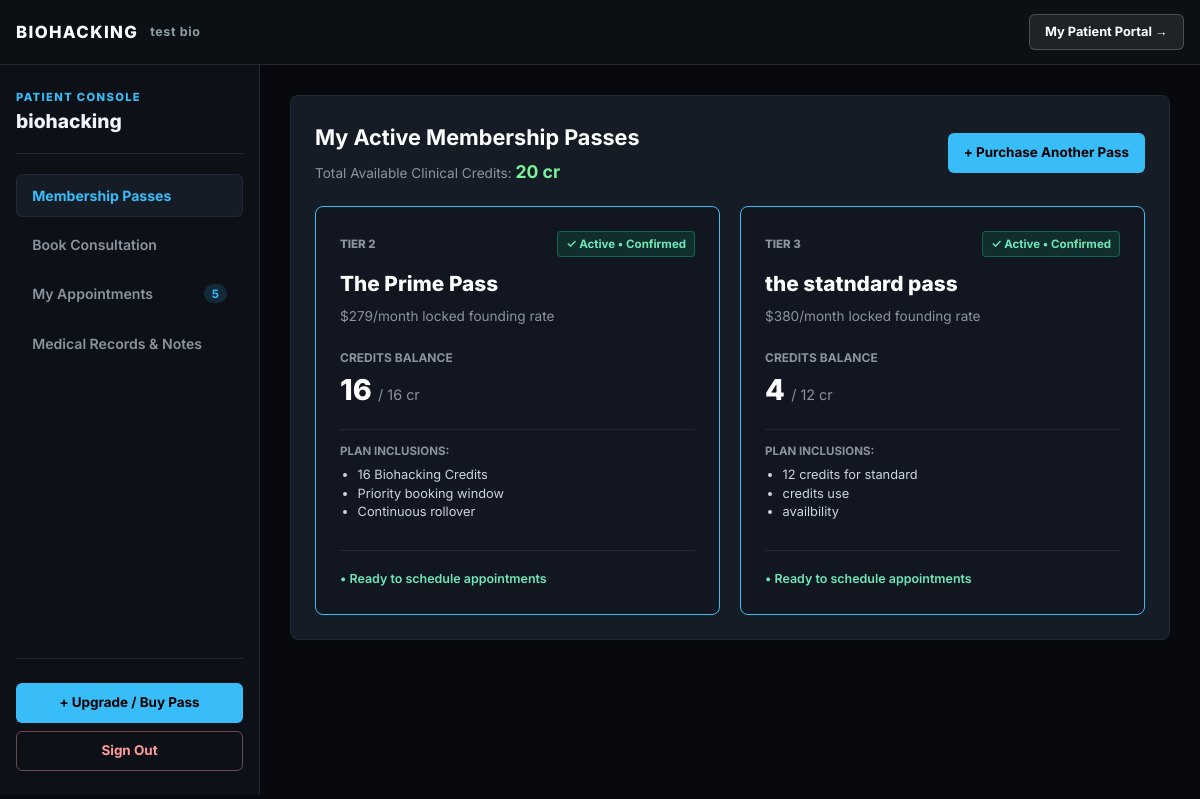
/dashboard/member/?org=bio-hacking (signed in), run on an earlier commit of the app's database.
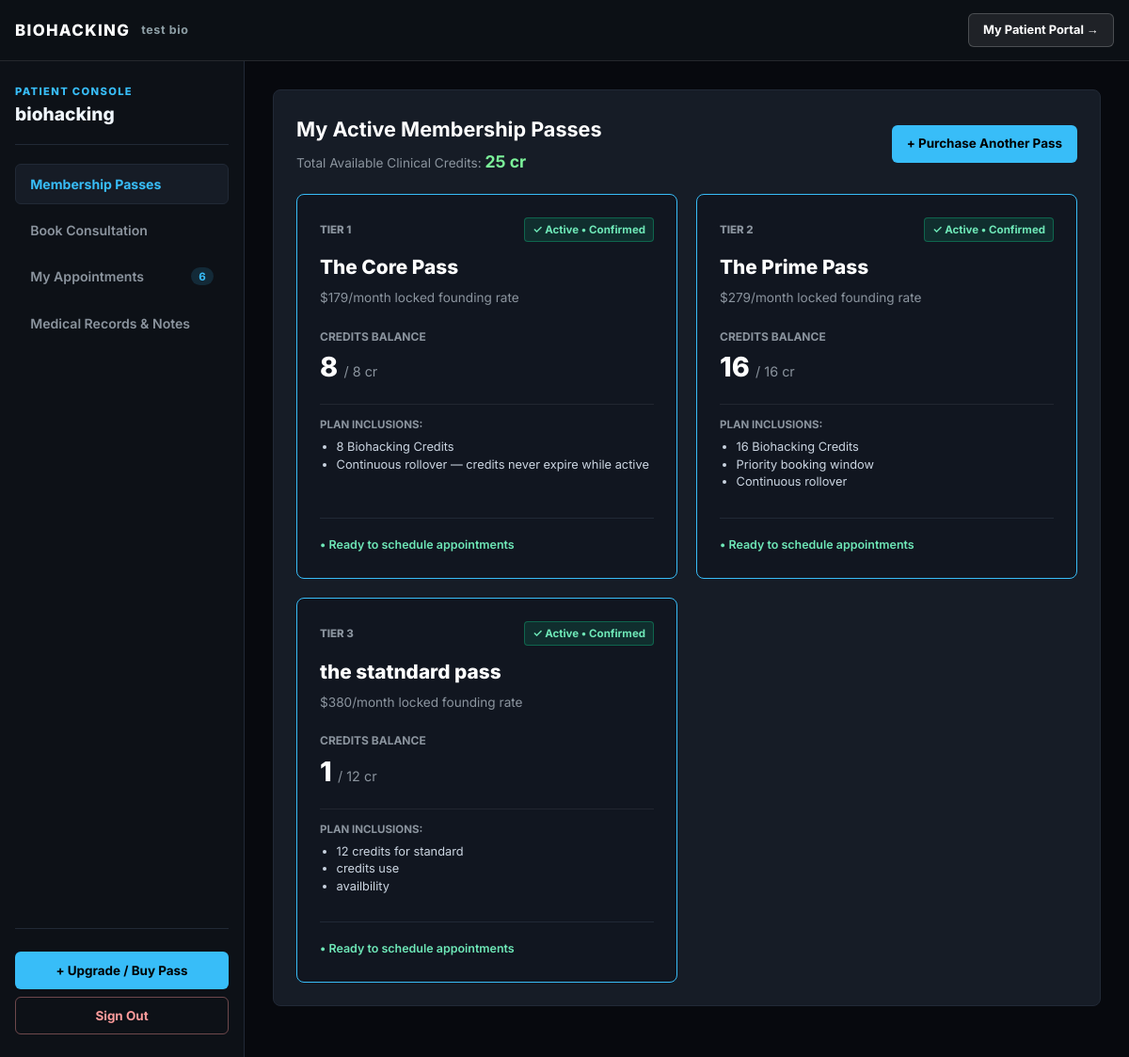
And on a later commit of the database.
### memberships/models.py (models this page shows, shortened)
class Membership(models.Model):
    STATUS_CHOICES = (
        ('active', 'Active'),
        ('pending_deposit', 'Pending Admin Approval (Paid)'),
        ('unpaid', 'Payment Required (Unpaid)'),
        ('canceled', 'Canceled'),
    )
    id = models.UUIDField(primary_key=True, default=uuid.uuid4, editable=False)
    organization = models.ForeignKey(Organization, on_delete=models.CASCADE)
    user = models.ForeignKey(User, on_delete=models.CASCADE, related_name='memberships')
    plan = models.ForeignKey(MembershipPlan, on_delete=models.CASCADE)
    status = models.CharField(max_length=20, choices=STATUS_CHOICES, default='unpaid')
    credit_balance = models.IntegerField(default=0)
    created_at = models.DateTimeField(auto_now_add=True)

class MembershipPlan(models.Model):
    id = models.UUIDField(primary_key=True, default=uuid.uuid4, editable=False)
    organization = models.ForeignKey(Organization, on_delete=models.CASCADE, related_name='plans')
    tier_label = models.CharField(max_length=60, default="TIER 1", help_text="e.g. TIER 1, TIER 2, TIER 4 - EXECUTIVE")
    name = models.CharField(max_length=120)  # Core Pass, Prime Pass, etc.
    standard_rate = models.DecimalField(max_digits=8, decimal_places=2, default=199.00)
    rate_monthly = models.DecimalField(max_digits=8, decimal_places=2)  # Founding rate: 179.00
    credits_per_period = models.PositiveIntegerField()
    deposit_amount = models.DecimalField(max_digits=8, decimal_places=2, default=100.00)
    is_featured = models.BooleanField(default=False)
    inclusions = models.JSONField(default=list)
    allotments = models.JSONField(default=dict)
    stripe_customer_id = models.CharField(max_length=255, blank=True, null=True)
    stripe_subscription_id = models.CharField(max_length=255, blank=True, null=True)

### tenancy/views_dashboards.py (the view)
# urls.py: path('dashboard/member/', member_dashboard_view, name='member_dashboard'),
@login_required
def member_dashboard_view(request):
    user = request.user
    tenant = getattr(request, 'tenant', None)
    org_slug = request.GET.get('org')
    if not tenant and org_slug:
        tenant = Organization.objects.filter(slug=org_slug).first()
    all_user_memberships = Membership.objects.filter(
        user=user,
        organization=tenant
    ).select_related('plan').order_by('-created_at')
    active_memberships = all_user_memberships.filter(status='active')
    total_active_credits = sum(m.credit_balance for m in active_memberships)
    primary_membership = active_memberships.first() or all_user_memberships.first()
    bookings = Booking.objects.filter(
        membership__user=user,
        organization=tenant
    ).select_related('resource', 'doctor').prefetch_related('clinical_note').order_by('-start_time')
    available_plans = MembershipPlan.objects.filter(organization=tenant).order_by('rate_monthly')
    resources = Resource.objects.filter(organization=tenant, is_active=True).order_by('name')
    doctors = UserProfile.objects.filter(
        organization=tenant,
        role='doctor'
    ).select_related('user')
    if not doctors.exists():
        doctors = UserProfile.objects.filter(role='doctor').select_related('user')
    context = {
        'membership': primary_membership,
        'all_user_memberships': all_user_memberships,
        'total_active_credits': total_active_credits,
        'bookings': bookings,
        'tenant': tenant,
        'available_plans': available_plans,
        'resources': resources,
        'doctors': doctors,  # <-- Dropdown ke liye doctors list
    }
    return render(request, 'memberships/dashboard.html', context)

### tenancy/context_processors.py (called while the page is built)
def founding_slots_context(request):
    tenant = getattr(request, 'tenant', None)
    if not tenant:
        return {}
    total_cap = getattr(tenant, 'founding_cap', 100)
    claimed_count = Membership.objects.filter(organization=tenant, status='active').count()
    remaining = max(0, total_cap - claimed_count)
    progress = 0
    if total_cap > 0:
        progress = min(100, int((claimed_count / total_cap) * 100))
    return {
        'total_founding_slots': total_cap,
        'claimed_founding_slots': claimed_count,
        'remaining_founding_slots': remaining,
        'slots_progress_percent': progress,
        'is_slots_full': remaining <= 0,
    }

### memberships/templates/memberships/dashboard.html (shortened to what the changed rows need)
{% extends 'tenancy/base.html' %}
{% load static %}
{% block content %}
<div class="mem-app-layout">
  <aside id="app-sidebar" class="mem-sidebar">
    <div>
      <div class="mem-sidebar-brand">
        <h2 class="mem-sidebar-title">{{ tenant.name|default:"Clinical Practice" }}</h2>
      </div>
      <nav>
        <ul class="mem-nav-list">
          <li>
            <button type="button" class="mem-nav-item" onclick="activateSection('tab-bookings')">
              <span>My Appointments</span>
              <span class="mem-nav-badge">{{ bookings|length }}</span>
            </button>
          </li>
        </ul>
      </nav>
    </div>
  </aside>
  <main class="mem-stage">
    <div id="tab-overview" class="mem-tab-content active">
      <section class="mem-panel">
        <div class="mem-panel-header">
          <div>
            <h2 class="mem-panel-title">My Active Membership Passes</h2>
            <p style="color: var(--mem-muted); font-size: 0.85rem; margin-top: 0.2rem;">
              Total Available Clinical Credits: <strong style="color: var(--mem-success); font-size: 1.1rem;">{{ total_active_credits|default:0 }} cr</strong>
            </p>
          </div>
        </div>
        <div class="mem-cards-grid">
          {% for mem in all_user_memberships %}
          <div style="background: var(--mem-surface); border: 1px solid {% if mem.status == 'active' %}var(--mem-accent){% elif mem.status == 'pending_deposit' %}var(--mem-warning){% else %}rgba(255, 255, 255, 0.2){% endif %}; padding: 1.5rem; border-radius: 8px; display: flex; flex-direction: column; justify-content: space-between; gap: 1rem; position: relative;">
            <div>
              <div style="display: flex; justify-content: space-between; align-items: center; margin-bottom: 0.65rem;">
                <span style="font-size: 0.72rem; color: var(--mem-muted); font-weight: 800; text-transform: uppercase;">
                  {{ mem.plan.tier_label }}
                </span>
                {% if mem.status == 'active' %}
                  <span style="font-size: 0.72rem; background: rgba(16, 185, 129, 0.15); color: #6ee7b7; border: 1px solid rgba(16, 185, 129, 0.4); padding: 0.18rem 0.5rem; border-radius: 4px; font-weight: 700;">
                    &#10003; Active &bull; Confirmed
                  </span>
                {% elif mem.status == 'pending_deposit' %}
                  <span style="font-size: 0.72rem; background: rgba(245, 158, 11, 0.15); color: #fbbf24; border: 1px solid rgba(245, 158, 11, 0.4); padding: 0.18rem 0.5rem; border-radius: 4px; font-weight: 700;">
                    &#9679; Payment Received &bull; Pending Verification
                  </span>
                {% else %}
                  <span style="font-size: 0.72rem; background: rgba(239, 68, 68, 0.15); color: #fca5a5; border: 1px solid rgba(239, 68, 68, 0.4); padding: 0.18rem 0.5rem; border-radius: 4px; font-weight: 700;">
                    &#9888; Payment Required (Unpaid)
                  </span>
                {% endif %}
              </div>
              <h3 style="margin: 0; font-size: 1.3rem; color: #fff; font-weight: 800;">{{ mem.plan.name }}</h3>
              <div style="font-size: 0.85rem; color: var(--mem-muted); margin-top: 0.35rem;">
                ${{ mem.plan.rate_monthly|floatformat:0 }}/month locked founding rate
              </div>
              <div style="margin: 1.25rem 0 0.5rem;">
                <div style="font-size: 0.75rem; text-transform: uppercase; color: var(--mem-muted); font-weight: 700;">Credits Balance</div>
                <div style="font-size: 1.8rem; font-weight: 800; color: #fff;">
                  {% if mem.status == 'active' %}
                    {{ mem.credit_balance }} <span style="font-size: 0.9rem; color: var(--mem-muted); font-weight: 400;">/ {{ mem.plan.credits_per_period }} cr</span>
                  {% elif mem.status == 'pending_deposit' %}
                    <span style="color: #fbbf24; font-size: 1.2rem;">+{{ mem.plan.credits_per_period }} credits pending release</span>
                  {% else %}
                    <span style="color: #fca5a5; font-size: 1.2rem;">0 credits (Pay to unlock)</span>
                  {% endif %}
                </div>
              </div>
              <div style="margin-top: 1rem; border-top: 1px solid var(--mem-border-light); padding-top: 0.75rem;">
                <div style="font-size: 0.72rem; color: var(--mem-muted); text-transform: uppercase; font-weight: 700; margin-bottom: 0.35rem;">Plan Inclusions:</div>
                <ul style="padding-left: 1.1rem; margin: 0; font-size: 0.8rem; color: #cbd5e1; line-height: 1.45;">
                  {% for inc in mem.plan.inclusions %}
                    <li>{{ inc }}</li>
                  {% empty %}
                    <li>{{ mem.plan.credits_per_period }} Clinical credits/mo</li>
                  {% endfor %}
                </ul>
              </div>
            </div>
            <div style="margin-top: 0.75rem; border-top: 1px solid var(--mem-border); padding-top: 0.85rem;">
              {% if mem.status == 'active' %}
                <span style="color: #6ee7b7; font-size: 0.78rem; font-weight: 600;">&bull; Ready to schedule appointments</span>
              {% elif mem.status == 'pending_deposit' %}
                <span style="color: #fbbf24; font-size: 0.78rem; font-weight: 600;">&bull; Clinic Admin will verify &amp; activate credits</span>
              {% endif %}
            </div>
          </div>
          {% endfor %}
        </div>
      </section>
    </div>
  </main>
</div>
{% endblock %}

What changed in the data, as far as the page shows it:
added Membership: plan.tier_label "TIER 1", status "✓ Active • Confirmed", plan.name "The Core Pass", plan.rate_monthly "179", credit_balance "8", plan.credits_per_period "8", inclusions "8 Biohacking Credits" "Continuous rollover — credits never expire while active"
changed Membership "the statndard pass": credit_balance "4" → "1"
Also different on the page:
{{ bookings|length }}: "5" → "6"
{{ total_active_credits|default:0 }}: "20" → "25"
